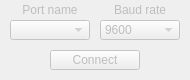
<?xml version="1.0" encoding="UTF-8"?>
<ui version="4.0">
 <class>DialogConnect</class>
 <widget class="QDialog" name="DialogConnect">
  <property name="windowModality">
   <enum>Qt::NonModal</enum>
  </property>
  <property name="enabled">
   <bool>false</bool>
  </property>
  <property name="geometry">
   <rect>
    <x>0</x>
    <y>0</y>
    <width>190</width>
    <height>80</height>
   </rect>
  </property>
  <property name="minimumSize">
   <size>
    <width>190</width>
    <height>80</height>
   </size>
  </property>
  <property name="maximumSize">
   <size>
    <width>190</width>
    <height>80</height>
   </size>
  </property>
  <property name="baseSize">
   <size>
    <width>190</width>
    <height>80</height>
   </size>
  </property>
  <property name="windowTitle">
   <string>Connect</string>
  </property>
  <widget class="QComboBox" name="comboBoxPortName">
   <property name="geometry">
    <rect>
     <x>10</x>
     <y>20</y>
     <width>80</width>
     <height>20</height>
    </rect>
   </property>
  </widget>
  <widget class="QLabel" name="labelPortName">
   <property name="geometry">
    <rect>
     <x>10</x>
     <y>0</y>
     <width>80</width>
     <height>20</height>
    </rect>
   </property>
   <property name="text">
    <string>Port name</string>
   </property>
   <property name="alignment">
    <set>Qt::AlignCenter</set>
   </property>
  </widget>
  <widget class="QComboBox" name="comboBoxBaudRate">
   <property name="geometry">
    <rect>
     <x>100</x>
     <y>20</y>
     <width>80</width>
     <height>20</height>
    </rect>
   </property>
   <item>
    <property name="text">
     <string>9600</string>
    </property>
   </item>
   <item>
    <property name="text">
     <string>19200</string>
    </property>
   </item>
   <item>
    <property name="text">
     <string>38400</string>
    </property>
   </item>
   <item>
    <property name="text">
     <string>57600</string>
    </property>
   </item>
   <item>
    <property name="text">
     <string>115200</string>
    </property>
   </item>
  </widget>
  <widget class="QLabel" name="labelBaudRate">
   <property name="geometry">
    <rect>
     <x>100</x>
     <y>0</y>
     <width>80</width>
     <height>20</height>
    </rect>
   </property>
   <property name="text">
    <string>Baud rate</string>
   </property>
   <property name="alignment">
    <set>Qt::AlignCenter</set>
   </property>
  </widget>
  <widget class="QPushButton" name="pushButtonConnect">
   <property name="geometry">
    <rect>
     <x>50</x>
     <y>50</y>
     <width>90</width>
     <height>20</height>
    </rect>
   </property>
   <property name="text">
    <string>Connect</string>
   </property>
  </widget>
 </widget>
 <resources/>
 <connections/>
</ui>
